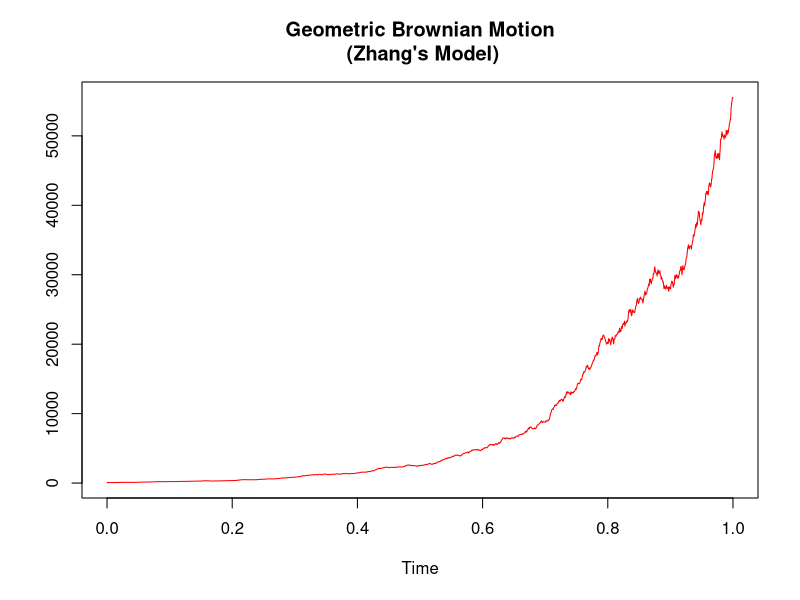

The R script that drew this image:
library(expm)

#MILSTEIN-TYPE PROCEDURES FOR NUMERICAL SOLUTIONS OF STOCHASTIC DIFFERENTIAL EQUATIONS WITH
#MARKOVIAN SWITCHING

lambda<-c(6.04, 8.90) #alta e baixa
sigma<-c(0.44, 0.63) 
prob=0
r<-c(1.5, -1.61)
mu <- r + sigma^2/2
X0 = 70.5
p0 = c(0.5,0.5)

################## PARTE II #########################
# Fazendo os gráficos dos caminhos

N= 2**12 # number of discrete time steps
R=2
L=N/R
T=1
dt = T/N
Dt=R*dt

#set.seed(15) # Fazendo a semente ser 15 para dar sempre o mesmo caminho
time = seq(0,T,Dt)
dW = sqrt(dt)*rnorm(N)

# Euler-Maruyama:
X   = rep(0,floor(L)+1)
X[1]= X0
A   = rep(0,floor(L)+1)
A[1] = sample(c(1,2),1,prob=p0)

# TODO:
# Gerar o tempo até a primeira transição rexp(\lambd[A[1]],1)


tau <- rexp(lambda[A[1]],4)
tau<-sort(tau, decreasing = FALSE)
tau[9]=1
print(tau)
index=1
state=1


  for(j in 1:floor(L))
  {
    # TODO:
    if(tau[index] <= time[j+1]){
      index=index+1
      if(state==1){
        state=2
      }
      else {
        state=1
      }
    }
    # TROCA ESTADO
    # REGERAR O TAU como distribuição exponencial e taxa \lambda(A[j+1])
    
    #TODO: Substituir pelo Milstein
    
    
    Winc= sum(dW[(R*(j-1)+1):(R*j)])
    #X[j+1] = X[j] + Dt*mu[A[j+1]]*X[j] + sigma[A[j+1]]*X[j]*Winc
    
    X[j+1]=X[j]+Dt*X[j]*lambda[state]+X[j]*Winc*sigma[state] + 0.5*(sigma[state]^2)*X[j]*(Winc^2- Dt)
    #Xem[j] = Xem[j-1] + Dt*lamb*Xem[j-1]+ mu*Winc*Xem[j-1]
  }

# https://www.statmethods.net/advgraphs/axes.html
par(mfrow=c(1,1))
plot(time,X,main="Geometric Brownian Motion\n (Zhang's Model)",
     ylab="",xlab="Time",type="l",col="red",lwd=1)
#par(new=TRUE)
#plot(time,2-A,ylab="",xlab="Time",type="s",lty=2,col="blue",lwd=2,axes=FALSE)
#axis(4, at=c(0,1),las=1)
